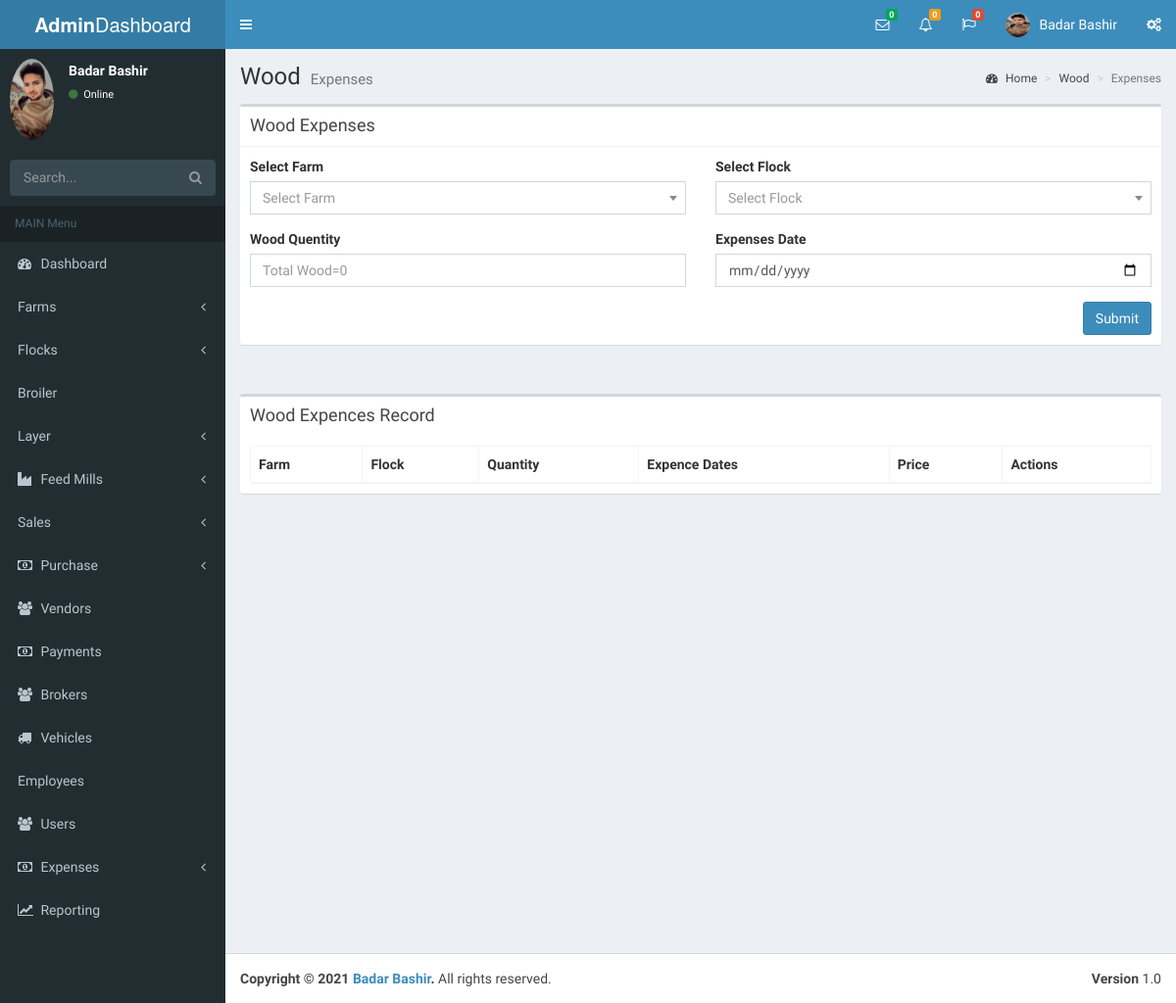
The page /wood_exp.php (signed in) on the database as committed earlier.
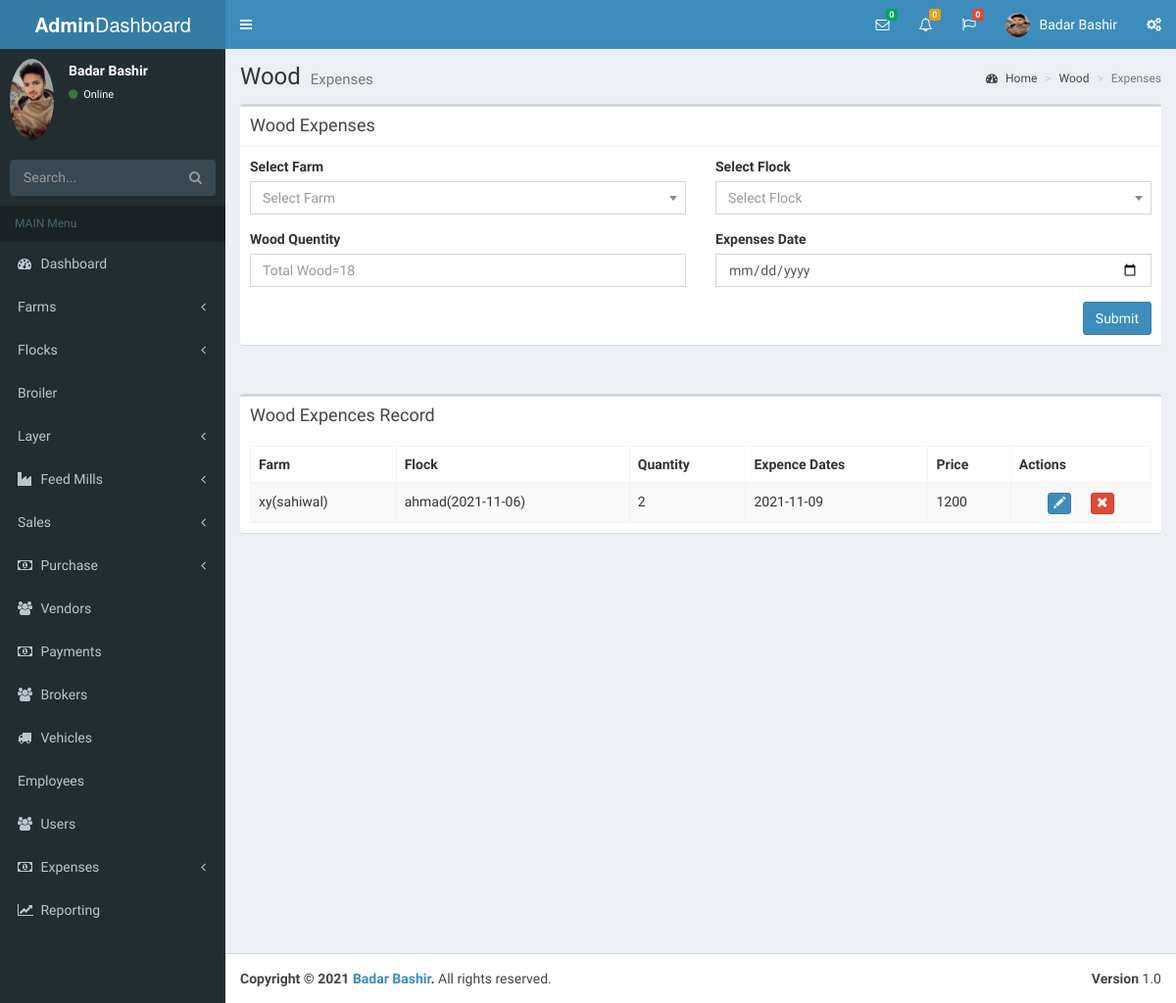
The same page on the database as committed later.
### tables this page shows
CREATE TABLE `expences` (
  `id` int(11) NOT NULL,
  `Farm_id` varchar(150) NOT NULL,
  `flock_id` varchar(100) NOT NULL,
  `e_date` date NOT NULL,
  `e_name` varchar(100) NOT NULL,
  `sub_type` varchar(100) NOT NULL,
  `e_qnty` int(11) NOT NULL,
  `price` int(11) NOT NULL
);

### wood_exp.php (the view, shortened to what the changed rows need)
<?php
 include("lib/DBConn.php");
?>
<!DOCTYPE html>
<html>
<head>
  <link rel='stylesheet' href='https://maxcdn.bootstrapcdn.com/bootstrap/3.3.6/css/bootstrap.min.css'>
<link rel='stylesheet' href='https://cdn.datatables.net/1.10.12/css/dataTables.bootstrap.min.css'>
<link rel='stylesheet' href='https://cdn.datatables.net/buttons/1.2.2/css/buttons.bootstrap.min.css'>
<link rel="stylesheet" href="plugins/datatables/style.css">
  <link rel="stylesheet" href="bootstrap/css/bootstrap.min.css">
  <link rel="stylesheet" href="https://cdnjs.cloudflare.com/ajax/libs/font-awesome/4.5.0/css/font-awesome.min.css">
  <link rel="stylesheet" href="https://cdnjs.cloudflare.com/ajax/libs/ionicons/2.0.1/css/ionicons.min.css">
  <link rel="stylesheet" href="plugins/daterangepicker/daterangepicker.css">
  <link rel="stylesheet" href="plugins/datepicker/datepicker3.css">
  <link rel="stylesheet" href="plugins/iCheck/all.css">
  <link rel="stylesheet" href="plugins/colorpicker/bootstrap-colorpicker.min.css">
  <link rel="stylesheet" href="plugins/timepicker/bootstrap-timepicker.min.css">
  <link rel="stylesheet" href="plugins/select2/select2.min.css">
  <link rel="stylesheet" href="dist/css/AdminLTE.min.css">
  <link rel="stylesheet" href="dist/css/skins/_all-skins.min.css">
</head>
<body class="hold-transition skin-blue sidebar-mini">
<div class="wrapper">
  <div class="content-wrapper">
    <section class="content-header">
      <h1>
        Wood
        <small>Expenses</small>
      </h1>
    </section>
    <section class="content">
      <div class="box box-default">
        <div class="box-body">
            <form action="#" method="post" name="form">
          <div class="row">
            <div class="col-md-6">
              <div class="form-group">
                <?php
                $q="SELECT IFNULL(SUM(wood.remaining),0)AS Q FROM wood";
                $result1 = mysqli_query($conn,$q);
                $row1 = mysqli_fetch_array($result1);
                $ttl_wood="Total Wood=".$row1['Q'];
                 ?>
                <label>Wood Quentity</label>
               <input type="text" name="qnty_of_wood" parsley-trigger="change" required
                placeholder="<?php echo $ttl_wood; ?>" class="form-control" id="qnty_of_wood">
              </div>
            </div>
          </div>
           </form>
        </div>
      </div>
    </section>
    <section class="content">
      <div class="row">
        <div class="col-xs-12">
          <div class="box">
            <div class="box-body" style="overflow: scroll;">
              <table id="example"class="table table-striped table-bordered" cellspacing="0" width="100%">
                <thead>
                <tr>
                  <th>Farm</th>
                  <th>Flock</th>
                  <th>Quantity</th>
                  <th>Expence Dates</th>
                  <th>Price</th>
                  <th>Actions</th>
                </tr>
                </thead>
                <tbody>
                  <?php
                    $query = "SELECT * FROM expences WHERE e_name='Wood' ";
                    $result = mysqli_query($conn,$query);
                      if ($result->num_rows > 0) {
                        while($row = mysqli_fetch_array($result))
                           {
                            ?>
                <tr>
                                  <td><?php echo $row['Farm_id']; ?></td>
                                  <td><?php echo $row['flock_id']; ?></td>
                                  <td><?php echo $row['e_qnty']; ?></td>
                                  <td><?php echo $row['e_date']; ?></td>
                                  <td><?php echo $row['price']; ?></td>
                   <td>
                <button type="button" class="btn btn-primary btn-xs dt-edit" style="margin-right:16px;">
                    <span class="glyphicon glyphicon-pencil" aria-hidden="true"></span>
                </button>
                <button type="button" class="btn btn-danger btn-xs dt-delete">
                    <span class="glyphicon glyphicon-remove" aria-hidden="true"></span>
                </button>
            </td>
                </tr>
                <?php
                                                 }
                                                }
                                                    ?>
                </tbody>
              </table>
            </div>
          </div>
        </div>
      </div>
    </section>
</div>
</body>
</html>

Rows that differ between the two databases and show on the page:
added expences: Farm "xy(sahiwal)", flock "ahmad(2021-11-06)", e_qnty "2", e_date "2021-11-09", price "1200"
Other text that changed with them:
form field qnty_of_wood: "Total Wood=0" → "Total Wood=18"
